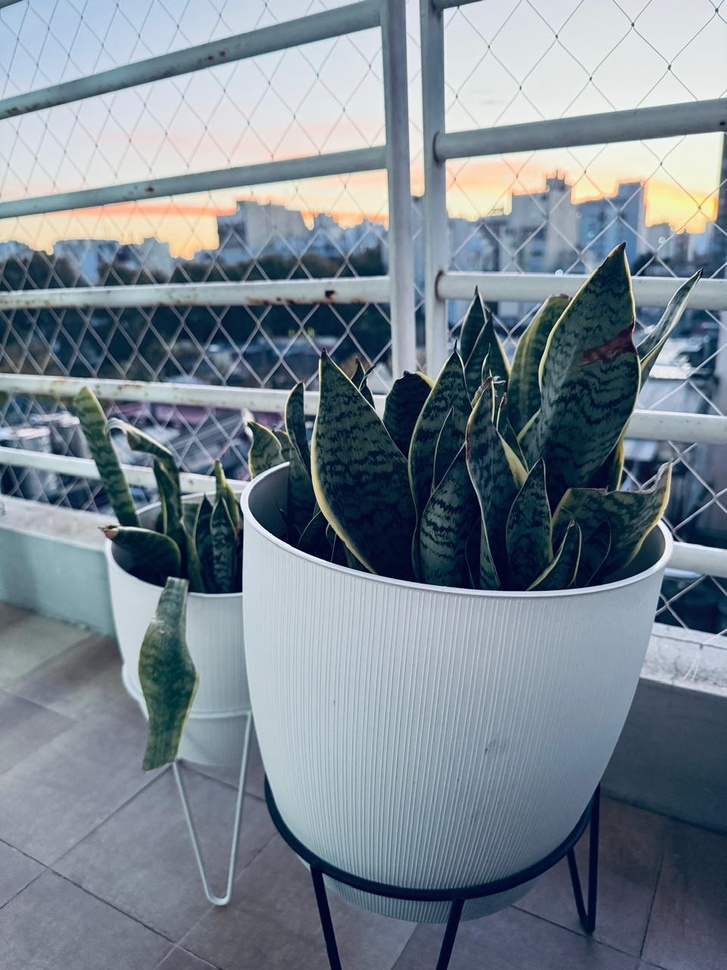
#> input picture 006_fotografia_digital/imagenes/originales/IMG 11.jpeg, 727 x 970 px, shrunk from 960 x 1280 before the run, found by its file name
$ python escala_grises.py
#> lines starting #> are read from the running program, lines starting #| are printed output that depends on the picture
"""
TP006 - Parte 2 - Fotografia de simplicidad visual (Anexo tecnico)
Conversion a escala de grises (cv2.COLOR_BGR2GRAY)
Elimina informacion cromatica - el ojo se concentra en textura,
forma y contraste.

Script minimo obligatorio. La version completa con histogramas
y acercamiento se encuentra en simplicidad_visual.py
"""
import cv2

img = cv2.imread("C:/Users/Cristian/Desktop/greco-cristian-pdi-1c-2026/006_fotografia_digital/imagenes/originales/IMG 11.jpeg")
#> img is the input picture: shape (970, 727, 3); mean B, G, R 143.1, 132.4, 119.9
gris = cv2.cvtColor(img, cv2.COLOR_BGR2GRAY)
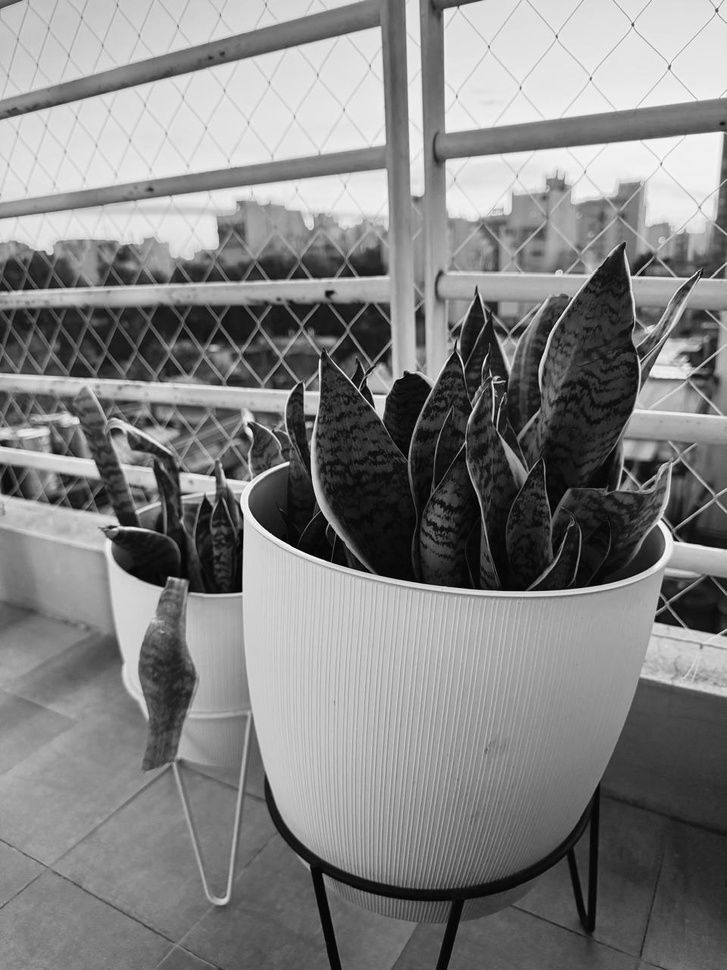
#> gris: shape (970, 727); min 1, max 253, mean 129.9
cv2.imwrite("C:/Users/Cristian/Desktop/greco-cristian-pdi-1c-2026/006_fotografia_digital/imagenes/procesadas/punto04_simplicidad_grises.jpg", gris)
print("Imagen en escala de grises guardada.")

$ run again, with 006_fotografia_digital/imagenes/originales/IMG 1.jpeg copied over 006_fotografia_digital/imagenes/originales/IMG 11.jpeg
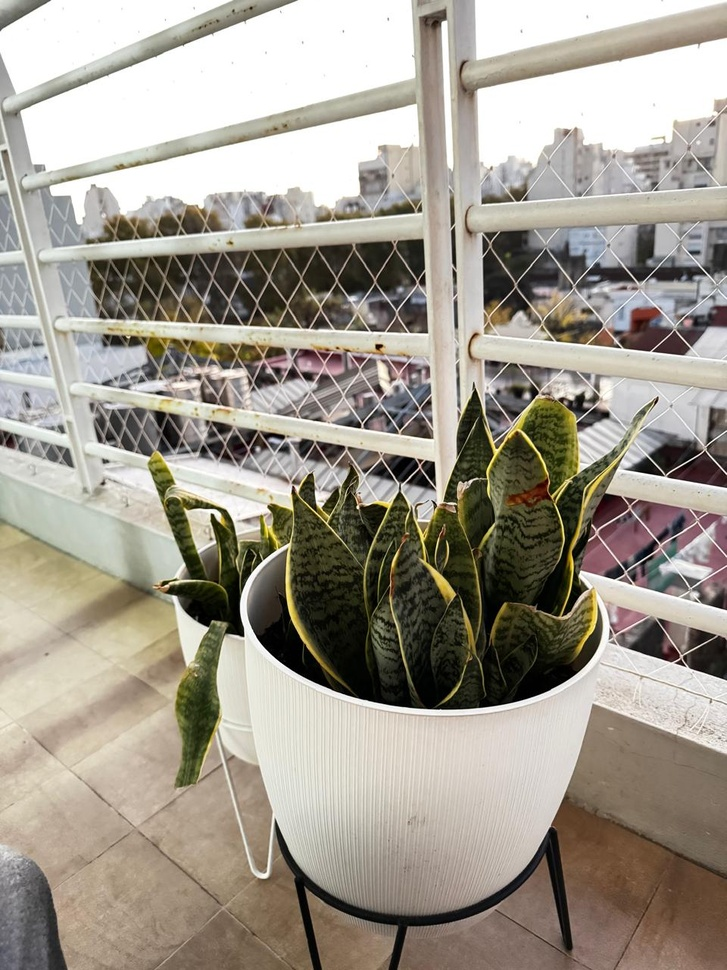
#> input picture 006_fotografia_digital/imagenes/originales/IMG 1.jpeg, 727 x 970 px, shrunk from 960 x 1280 before the run, found by its file name
#> img is the input picture: shape (970, 727, 3); mean B, G, R 142.7, 154.3, 160.8
#> `gris = cv2.cvtColor(img, cv2.COLOR_BGR2GRAY)`:
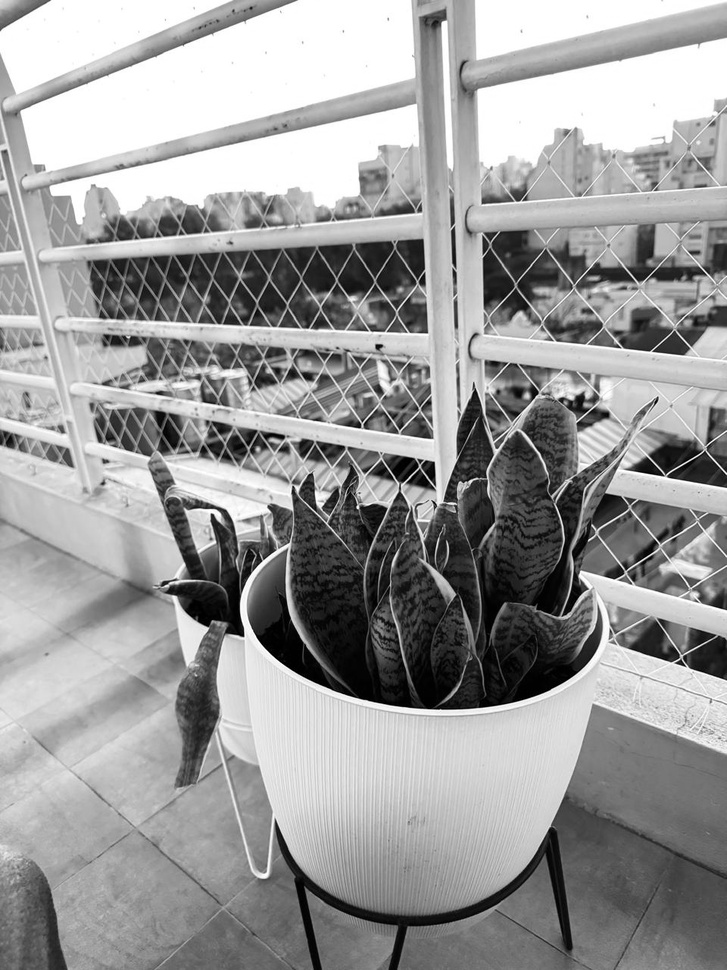
#> gris: shape (970, 727); min 0, max 255, mean 154.9

$ run again, with 006_fotografia_digital/imagenes/originales/IMG 10.jpeg copied over 006_fotografia_digital/imagenes/originales/IMG 11.jpeg
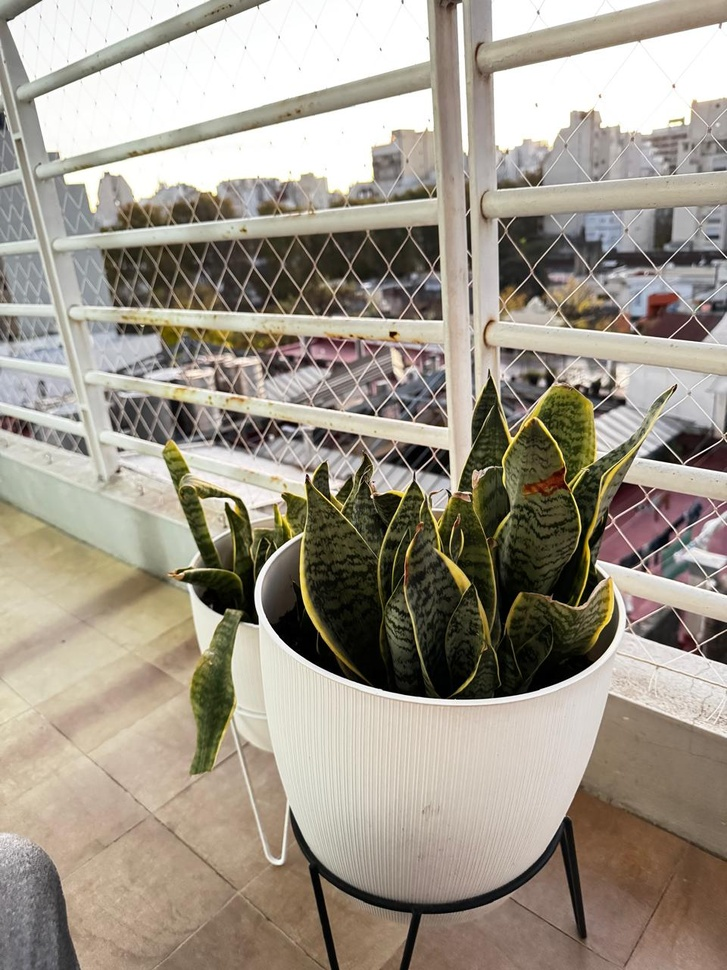
#> input picture 006_fotografia_digital/imagenes/originales/IMG 10.jpeg, 727 x 970 px, shrunk from 960 x 1280 before the run, found by its file name
#> img is the input picture: shape (970, 727, 3); mean B, G, R 138.1, 151.2, 159.4
#> `gris = cv2.cvtColor(img, cv2.COLOR_BGR2GRAY)`:
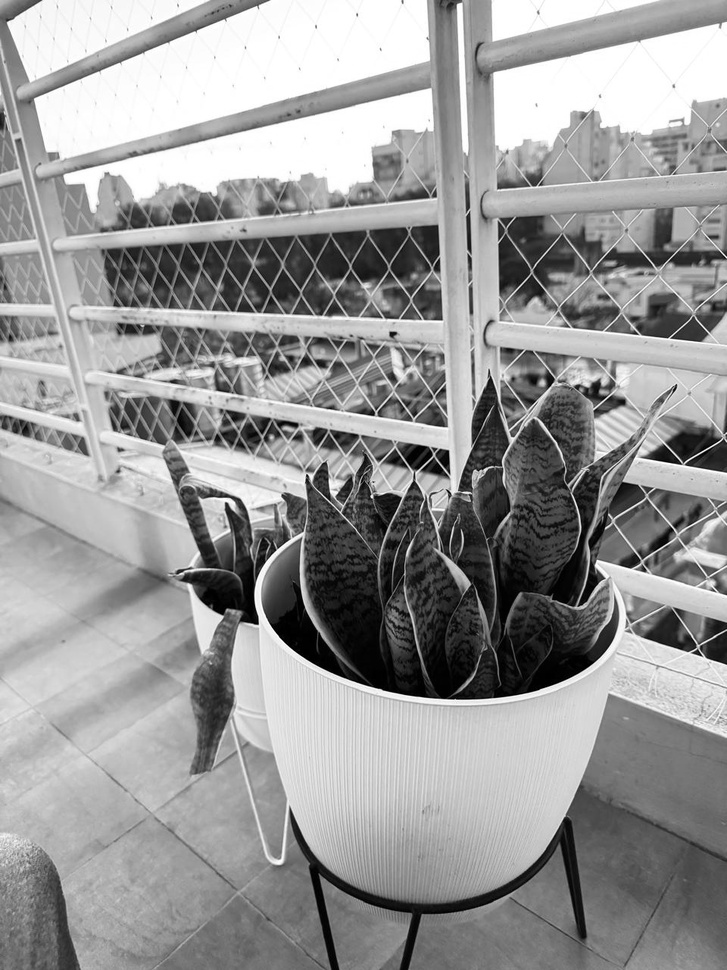
#> gris: shape (970, 727); min 0, max 255, mean 152.2

$ run again, with 006_fotografia_digital/imagenes/originales/IMG 12.jpeg copied over 006_fotografia_digital/imagenes/originales/IMG 11.jpeg
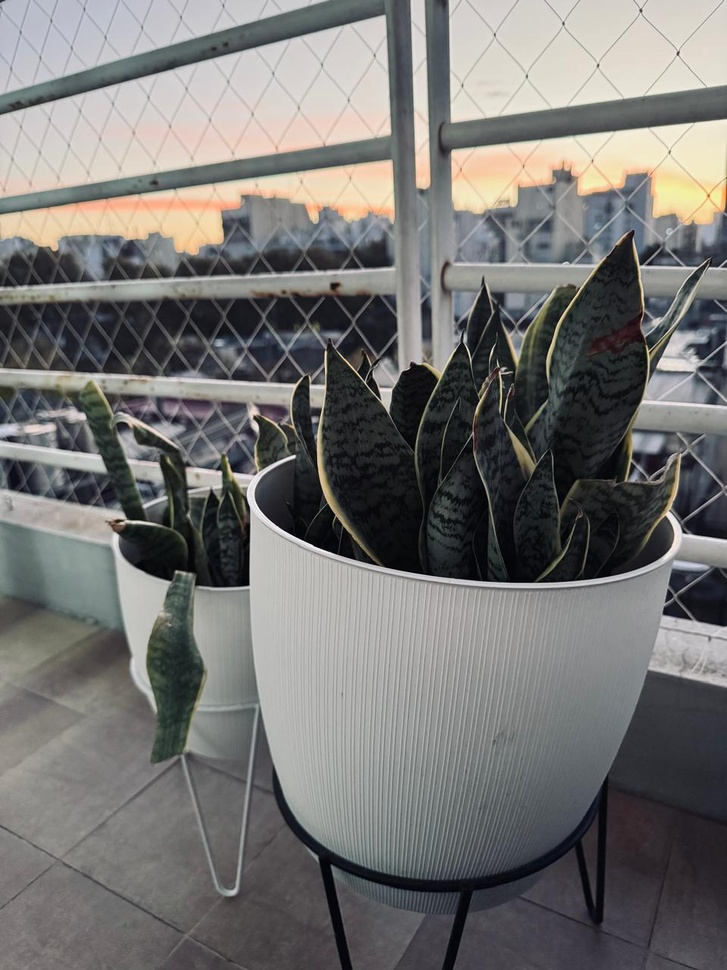
#> input picture 006_fotografia_digital/imagenes/originales/IMG 12.jpeg, 727 x 970 px, shrunk from 960 x 1280 before the run, found by its file name
#> img is the input picture: shape (970, 727, 3); mean B, G, R 114.7, 116.3, 117.4
#> `gris = cv2.cvtColor(img, cv2.COLOR_BGR2GRAY)`:
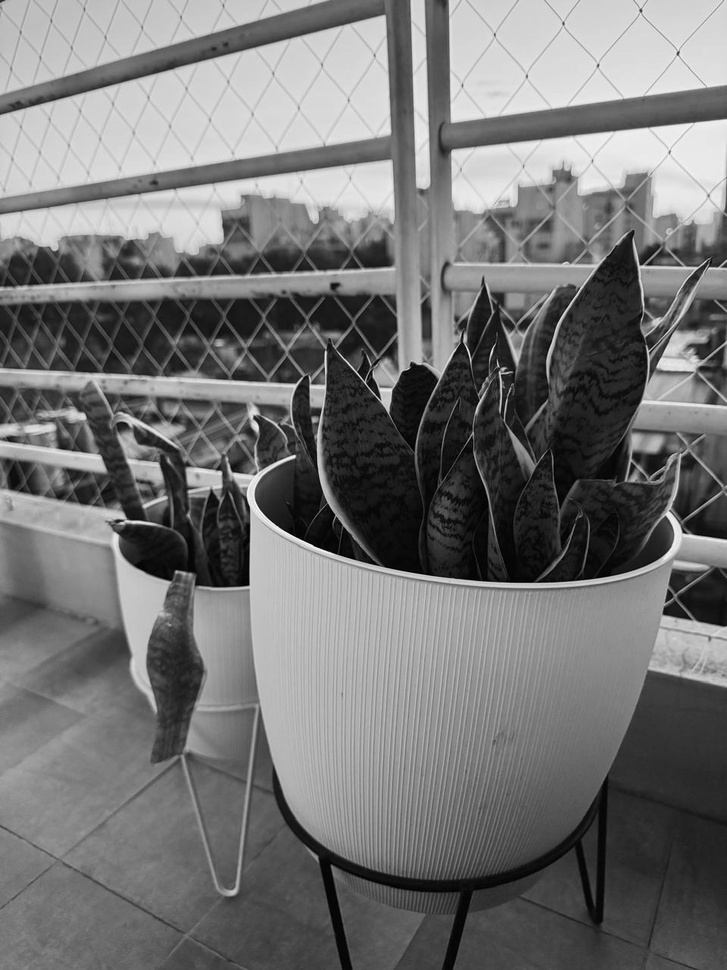
#> gris: shape (970, 727); min 0, max 255, mean 116.4
